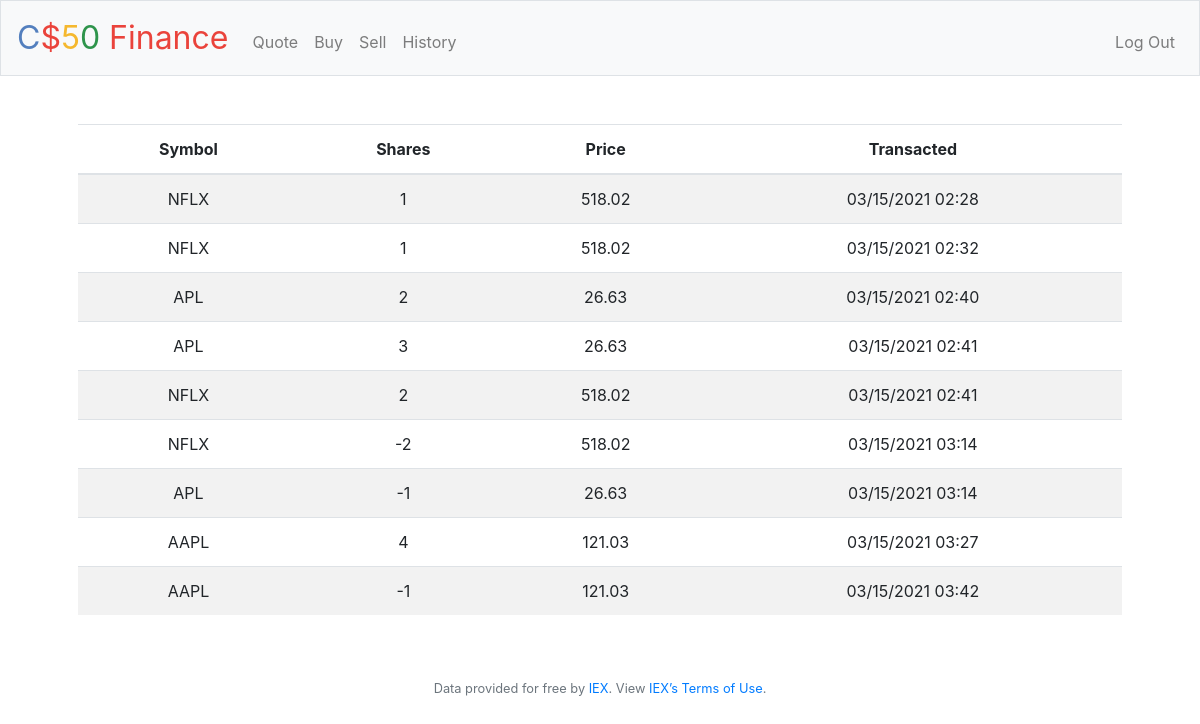
Screenshot of /history (signed in) with the database file from the repository.
### tables this page shows
CREATE TABLE stock (idStock INTEGER, idUser INTEGER, idCompany INTEGER, shares INTEGER, price NUMERIC NOT NULL, total NUMERIC NOT NULL, date TEXT NOT NULL, action TEXT NOT NULL, PRIMARY KEY(idStock), FOREIGN KEY(idUser) REFERENCES users(id), FOREIGN KEY(idCompany) REFERENCES company(idCompany));

CREATE TABLE company (idCompany INTEGER, symbol TEXT NOT NULL, name TEXT, PRIMARY KEY(idCompany));

### pset9/finance/application.py (the view)
@app.route("/history")
@login_required
def history():
    finance = db.execute("SELECT symbol, shares, price, date FROM stock INNER JOIN company ON stock.idCompany = company.idCompany")
    return render_template("history.html", finance = finance)

### pset9/finance/application.py (called while the page is built)
@app.after_request
def after_request(response):
    response.headers["Cache-Control"] = "no-cache, no-store, must-revalidate"
    response.headers["Expires"] = 0
    response.headers["Pragma"] = "no-cache"
    return response

### pset9/finance/helpers.py (called while the page is built)
def login_required(f):
    @wraps(f)
    def decorated_function(*args, **kwargs):
        if session.get("user_id") is None:
            return redirect("/login")
        return f(*args, **kwargs)
    return decorated_function

### pset9/finance/templates/history.html (shortened to what this page needs)
{% extends "layout.html" %}
{% block main %}
    <table class="table table-striped">
        <thead>
            <tr>
                <th>Symbol</th>
                <th>Shares</th>
                <th>Price</th>
                <th>Transacted</th>
            </tr>
        </thead>
        <tbody>
            {% for row in finance %}
                <tr>
                    <td>{{ row.symbol }}</td>
                    <td>{{ row.shares }}</td>
                    <td>{{ row.price }}</td>
                    <td>{{ row.date }}</td>
                </tr>
            {% endfor %}
        </tbody>
    </table>
{% endblock %}

### pset9/finance/templates/layout.html (shortened to what this page needs)
<!DOCTYPE html>
<html lang="en">
    <head>
        <link rel="stylesheet" href="https://cdn.jsdelivr.net/npm/bootstrap@4.5.3/dist/css/bootstrap.min.css">
        <link href="/static/styles.css" rel="stylesheet">
    </head>
    <body>
        <nav class="navbar navbar-expand-md navbar-light bg-light border">
            <a class="navbar-brand" href="/"><span class="blue">C</span><span class="red">$</span><span class="yellow">5</span><span class="green">0</span> <span class="red">Finance</span></a>
            <div class="collapse navbar-collapse" id="navbar">
                {% if session.user_id %}
                    <ul class="navbar-nav mr-auto mt-2">
                        <li class="nav-item"><a class="nav-link" href="/quote">Quote</a></li>
                        <li class="nav-item"><a class="nav-link" href="/buy">Buy</a></li>
                        <li class="nav-item"><a class="nav-link" href="/sell">Sell</a></li>
                        <li class="nav-item"><a class="nav-link" href="/history">History</a></li>
                    </ul>
                    <ul class="navbar-nav ml-auto mt-2">
                        <li class="nav-item"><a class="nav-link" href="/logout">Log Out</a></li>
                    </ul>
                {% else %}
                    <ul class="navbar-nav ml-auto mt-2">
                        <li class="nav-item"><a class="nav-link" href="/register">Register</a></li>
                        <li class="nav-item"><a class="nav-link" href="/login">Log In</a></li>
                    </ul>
                {% endif %}
            </div>
        </nav>
        <main class="container p-5">
            {% block main %}{% endblock %}
        </main>
        <footer class="small text-center text-muted">
            Data provided for free by <a href="https://iextrading.com/developer">IEX</a>. View <a href="https://iextrading.com/api-exhibit-a/">IEX’s Terms of Use</a>.
        </footer>
    </body>
</html>

### pset9/finance/static/styles.css (style rules this page uses)
nav .navbar-brand { font-size: xx-large; }
nav .navbar-brand .blue { color: #537fbe; }
nav .navbar-brand .red { color: #ea433b; }
nav .navbar-brand .yellow { color: #f5b82e; }
nav .navbar-brand .green { color: #2e944b; }
main { overflow-x: auto; text-align: center; }

### rows the page displays
stock: symbol "NFLX", shares "1", price "518.02", date "03/15/2021 02:28"
stock: symbol "NFLX", shares "1", price "518.02", date "03/15/2021 02:32"
stock: symbol "APL", shares "2", price "26.63", date "03/15/2021 02:40"
stock: symbol "APL", shares "3", price "26.63", date "03/15/2021 02:41"
stock: symbol "NFLX", shares "2", price "518.02", date "03/15/2021 02:41"
stock: symbol "NFLX", shares "-2", price "518.02", date "03/15/2021 03:14"
stock: symbol "APL", shares "-1", price "26.63", date "03/15/2021 03:14"
stock: symbol "AAPL", shares "4", price "121.03", date "03/15/2021 03:27"
stock: symbol "AAPL", shares "-1", price "121.03", date "03/15/2021 03:42"
